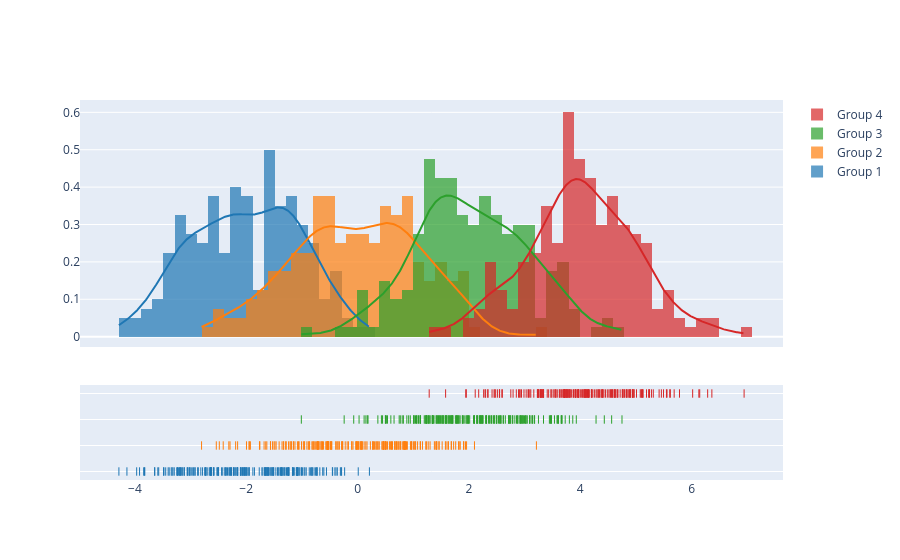

Notebook cell for this chart:
### Code cell
import plotly.figure_factory as ff

# Add histogram data
x1 = np.random.randn(200) - 2
x2 = np.random.randn(200)
x3 = np.random.randn(200) + 2
x4 = np.random.randn(200) + 4

# Group data together
hist_data = [x1, x2, x3, x4]

group_labels = ['Group 1', 'Group 2', 'Group 3', 'Group 4']

# Create distplot with custom bin_size
fig = ff.create_distplot(hist_data, group_labels, bin_size=.2)
fig.show()

### Figure 1 — Plotly figure (JSON) as saved in the notebook; plotly's stock layout.template omitted (floating-point values rounded to 4 significant figures; data arrays with more than 128 entries replaced by an {"elided": "..."} marker saying what was removed)
{"data": [{"autobinx": false, "histnorm": "probability density", "legendgroup": "Group 1", "marker": {"color": "rgb(31, 119, 180)"}, "name": "Group 1", "opacity": 0.7, "type": "histogram", "x": {"elided": "200 float values"}, "xaxis": "x", "xbins": {"end": 0.2128, "size": 0.2, "start": -4.287}, "yaxis": "y"}, {"autobinx": false, "histnorm": "probability density", "legendgroup": "Group 2", "marker": {"color": "rgb(255, 127, 14)"}, "name": "Group 2", "opacity": 0.7, "type": "histogram", "x": {"elided": "200 float values"}, "xaxis": "x", "xbins": {"end": 3.213, "size": 0.2, "start": -2.802}, "yaxis": "y"}, {"autobinx": false, "histnorm": "probability density", "legendgroup": "Group 3", "marker": {"color": "rgb(44, 160, 44)"}, "name": "Group 3", "opacity": 0.7, "type": "histogram", "x": {"elided": "200 float values"}, "xaxis": "x", "xbins": {"end": 4.75, "size": 0.2, "start": -1.01}, "yaxis": "y"}, {"autobinx": false, "histnorm": "probability density", "legendgroup": "Group 4", "marker": {"color": "rgb(214, 39, 40)"}, "name": "Group 4", "opacity": 0.7, "type": "histogram", "x": {"elided": "200 float values"}, "xaxis": "x", "xbins": {"end": 6.943, "size": 0.2, "start": 1.286}, "yaxis": "y"}, {"legendgroup": "Group 1", "marker": {"color": "rgb(31, 119, 180)"}, "mode": "lines", "name": "Group 1", "showlegend": false, "type": "scatter", "x": {"elided": "500 float values"}, "xaxis": "x", "y": {"elided": "500 float values"}, "yaxis": "y"}, {"legendgroup": "Group 2", "marker": {"color": "rgb(255, 127, 14)"}, "mode": "lines", "name": "Group 2", "showlegend": false, "type": "scatter", "x": {"elided": "500 float values"}, "xaxis": "x", "y": {"elided": "500 float values"}, "yaxis": "y"}, {"legendgroup": "Group 3", "marker": {"color": "rgb(44, 160, 44)"}, "mode": "lines", "name": "Group 3", "showlegend": false, "type": "scatter", "x": {"elided": "500 float values"}, "xaxis": "x", "y": {"elided": "500 float values"}, "yaxis": "y"}, {"legendgroup": "Group 4", "marker": {"color": "rgb(214, 39, 40)"}, "mode": "lines", "name": "Group 4", "showlegend": false, "type": "scatter", "x": {"elided": "500 float values"}, "xaxis": "x", "y": {"elided": "500 float values"}, "yaxis": "y"}, {"legendgroup": "Group 1", "marker": {"color": "rgb(31, 119, 180)", "symbol": "line-ns-open"}, "mode": "markers", "name": "Group 1", "showlegend": false, "type": "scatter", "x": {"elided": "200 float values"}, "xaxis": "x", "y": {"elided": "200 str values"}, "yaxis": "y2"}, {"legendgroup": "Group 2", "marker": {"color": "rgb(255, 127, 14)", "symbol": "line-ns-open"}, "mode": "markers", "name": "Group 2", "showlegend": false, "type": "scatter", "x": {"elided": "200 float values"}, "xaxis": "x", "y": {"elided": "200 str values"}, "yaxis": "y2"}, {"legendgroup": "Group 3", "marker": {"color": "rgb(44, 160, 44)", "symbol": "line-ns-open"}, "mode": "markers", "name": "Group 3", "showlegend": false, "type": "scatter", "x": {"elided": "200 float values"}, "xaxis": "x", "y": {"elided": "200 str values"}, "yaxis": "y2"}, {"legendgroup": "Group 4", "marker": {"color": "rgb(214, 39, 40)", "symbol": "line-ns-open"}, "mode": "markers", "name": "Group 4", "showlegend": false, "type": "scatter", "x": {"elided": "200 float values"}, "xaxis": "x", "y": {"elided": "200 str values"}, "yaxis": "y2"}], "layout": {"barmode": "overlay", "hovermode": "closest", "legend": {"traceorder": "reversed"}, "xaxis": {"anchor": "y2", "domain": [0.0, 1.0], "zeroline": false}, "yaxis": {"anchor": "free", "domain": [0.35, 1], "position": 0.0}, "yaxis2": {"anchor": "x", "domain": [0, 0.25], "dtick": 1, "showticklabels": false}}}
